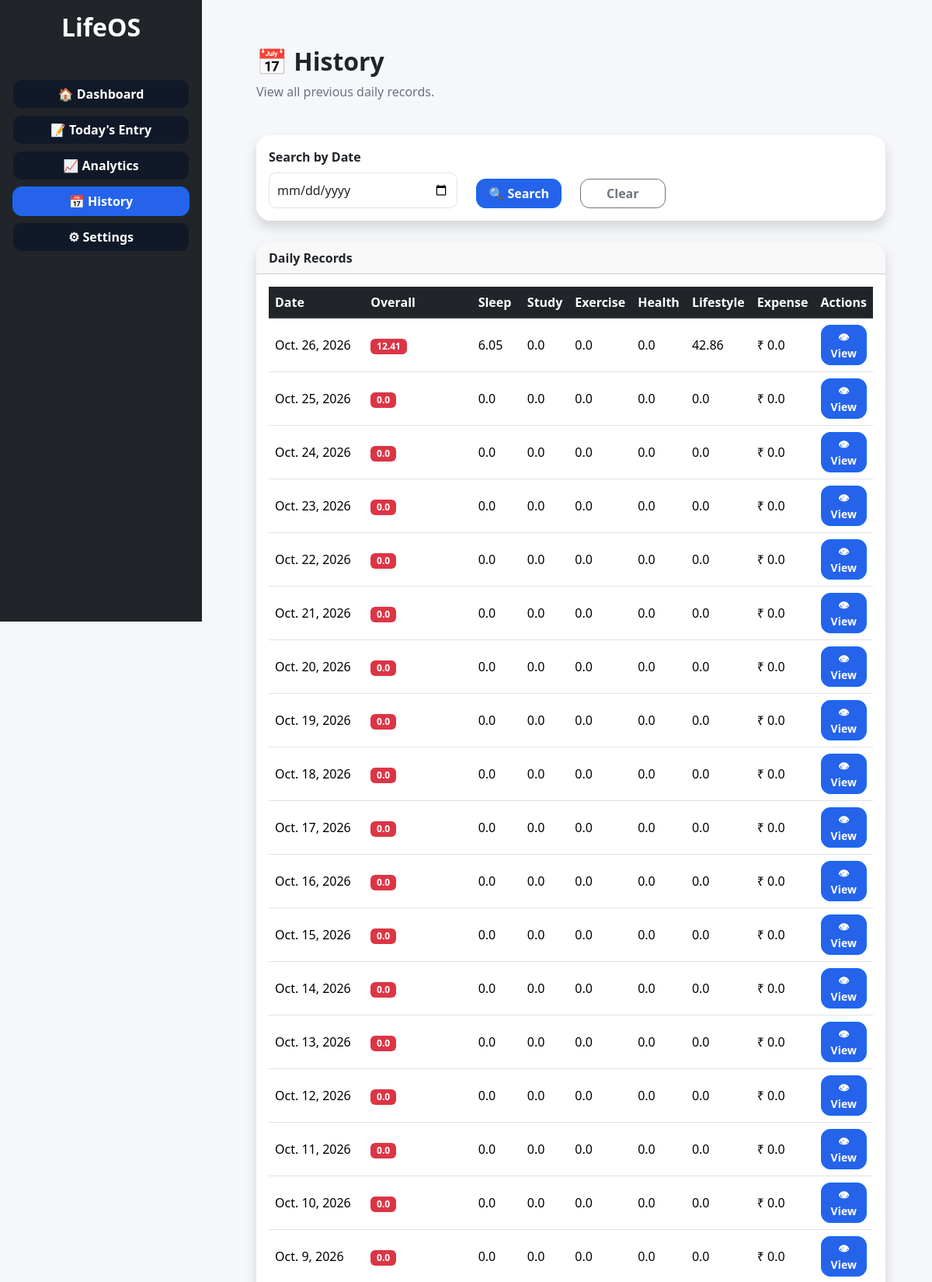
The page /history/ (upper part) on the database its author committed.
### analytics/models.py (models this page shows, shortened)
class DailyRecord(models.Model):
    date = models.DateField(unique=True)
    wake_time = models.TimeField(null=True, blank=True)
    bed_time = models.TimeField(null=True, blank=True)
    extra_sleep = models.FloatField(default=0)
    yoga = models.PositiveIntegerField(default=0)
    meditation = models.PositiveIntegerField(default=0)
    gym = models.PositiveIntegerField(default=0)
    play = models.PositiveIntegerField(default=0)
    semester_study = models.FloatField(default=0)
    project = models.FloatField(default=0)
    leetcode = models.FloatField(default=0)
    self_study = models.FloatField(default=0)
    mobile = models.FloatField(default=0)      # hours
    expense = models.FloatField(default=0)     # ₹
    water = models.FloatField(default=0)       # litres
    oil = models.PositiveIntegerField(default=0)
    bath = models.PositiveIntegerField(default=0)
    kayakalpam = models.PositiveIntegerField(default=0)
    protein = models.FloatField(default=0)
    milk = models.BooleanField(default=False)
    fruits = models.BooleanField(default=False)
    amla_juice = models.BooleanField(default=False)
    sabja_badam = models.BooleanField(default=False)
    maida = models.BooleanField(default=False)
    white_sugar = models.BooleanField(default=False)
    career_video = models.PositiveIntegerField(default=0)
    health_video = models.PositiveIntegerField(default=0)
    newspaper = models.PositiveIntegerField(default=0)
    typewriting = models.PositiveIntegerField(default=0)
    sleep_score = models.FloatField(default=0)
    exercise_score = models.FloatField(default=0)
    study_score = models.FloatField(default=0)
    nutrition_score = models.FloatField(default=0)
    health_score = models.FloatField(default=0)
    lifestyle_score = models.FloatField(default=0)
    overall_score = models.FloatField(default=0)
    class Meta:
        ordering = ["-date"]

### analytics/views.py (the view)
# urls.py: path("history/", views.history, name="history"),
def history(request):
    fill_missing_days()
    records = DailyRecord.objects.all().order_by("-date")
    records = DailyRecord.objects.all().order_by("-date")
    avg_score = 0
    best_day  = None
    streak    = 0
    if records.exists():
        scores    = [r.overall_score for r in records]
        avg_score = round(sum(scores) / len(scores), 1)
        best_day  = max(records, key=lambda r: r.overall_score)
        today = timezone.localdate()
        for i, r in enumerate(records):
            if r.date == today - datetime.timedelta(days=i):
                streak += 1
            else:
                break
    return render(
        request,
        "analytics/history.html",
        {
            "records":   records,
            "avg_score": avg_score,
            "best_day":  best_day,
            "streak":    streak,
        }
    )

### analytics/views.py (called while the page is built)
def fill_missing_days():
    first_record = DailyRecord.objects.order_by("date").first()
    if not first_record:
        return
    today = timezone.localdate()
    current_date = first_record.date
    while current_date < today:
        DailyRecord.objects.get_or_create(
            date=current_date
        )
        current_date += datetime.timedelta(days=1)

### analytics/templates/analytics/history.html (shortened to what this page needs)
{% extends 'analytics/base.html' %}
{% block content %}
<div class="container-fluid">
    <div class="d-flex justify-content-between align-items-center mb-4">
        <div>
            <h2 class="fw-bold">
                📅 History
            </h2>
            <p class="text-muted">
                View all previous daily records.
            </p>
        </div>
    </div>
    <div class="card shadow mb-4">
        <div class="card-body">
            <div class="row align-items-end">
                <div class="col-md-4">
                    <label class="form-label">Search by Date</label>
                    <input
                        type="date"
                        class="form-control"
                        id="searchDate"
                    >
                </div>
                <div class="col-md-2">
                    <button
                        class="btn btn-primary w-100"
                        id="searchBtn">
                        🔍 Search
                    </button>
                </div>
                <div class="col-md-2">
                    <button
                        class="btn btn-outline-secondary w-100"
                        id="clearBtn">
                        Clear
                    </button>
                </div>
            </div>
        </div>
    </div>
    <div class="card shadow">
        <div class="card-header">
            Daily Records
        </div>
        <div class="card-body table-responsive">
            <table class="table table-hover align-middle" id="historyTable">
                <thead class="table-dark">
                    <tr>
                        <th>Date</th>
                        <th>Overall</th>
                        <th>Sleep</th>
                        <th>Study</th>
                        <th>Exercise</th>
                        <th>Health</th>
                        <th>Lifestyle</th>
                        <th>Expense</th>
                        <th>Actions</th>
                    </tr>
                </thead>
                <tbody>
                {% for r in records %}
                    <tr data-date="{{ r.date|date:'Y-m-d' }}">
                        <td>
                            {{ r.date }}
                        </td>
                        <td>
                            {% if r.overall_score >= 80 %}
                                <span class="badge bg-success">
                                    {{ r.overall_score }}
                                </span>
                            {% elif r.overall_score >= 60 %}
                                <span class="badge bg-warning text-dark">
                                    {{ r.overall_score }}
                                </span>
                            {% else %}
                                <span class="badge bg-danger">
                                    {{ r.overall_score }}
                                </span>
                            {% endif %}
                        </td>
                        <td>{{ r.sleep_score }}</td>
                        <td>{{ r.study_score }}</td>
                        <td>{{ r.exercise_score }}</td>
                        <td>{{ r.health_score }}</td>
                        <td>{{ r.lifestyle_score }}</td>
                        <td>₹ {{ r.expense }}</td>
                        <td>
                            <button
                                class="btn btn-sm btn-primary"
                                data-bs-toggle="modal"
                                data-bs-target="#recordModal"
                                data-date="{{ r.date }}"
                                data-sleep="{{ r.total_sleep }}"
                                data-wake="{{ r.wake_time }}"
                                data-bed="{{ r.bed_time }}"
                                data-yoga="{{ r.yoga }}"
                                data-meditation="{{ r.meditation }}"
                                data-gym="{{ r.gym }}"
                                data-play="{{ r.play }}"
                                data-semester="{{ r.semester_study }}"
                                data-project="{{ r.project }}"
                                data-leetcode="{{ r.leetcode }}"
                                data-selfstudy="{{ r.self_study }}"
                                data-water="{{ r.water }}"
                                data-mobile="{{ r.mobile }}"
                                data-expense="{{ r.expense }}"
                                data-protein="{{ r.protein }}"
                                data-milk="{{ r.milk }}"
                                data-fruits="{{ r.fruits }}"
                                data-overall="{{ r.overall_score }}"
                                data-sleep-score="{{ r.sleep_score }}"
                                data-study-score="{{ r.study_score }}"
                                data-exercise-score="{{ r.exercise_score }}"
                                data-health-score="{{ r.health_score }}"
                                data-lifestyle-score="{{ r.lifestyle_score }}"
                                onclick="fillModal(this)">
                                👁 View
                            </button>
                        </td>
                    </tr>
                {% empty %}
                    <tr>
                        <td colspan="9" class="text-center">
                            No records available.
                        </td>
                    </tr>
                {% endfor %}
                </tbody>
            </table>
        </div>
    </div>
</div>
{% endblock %}

### analytics/static/css/style.css (style rules this page uses)
body { background:#f5f7fb; font-family:'Segoe UI',sans-serif; }
.container-fluid { padding:30px; }
.card { border:none; border-radius:18px; box-shadow:0 10px 25px rgba(0,0,0,.08); }
.card-header { border-radius:18px 18px 0 0 !important; font-weight:bold; }
.table { margin-bottom:0; }
.table th { width:45%; }
.form-control { border-radius:10px; padding:10px; }
.form-label { font-weight:600; }
.btn { border-radius:12px; font-weight:600; }
.btn-primary { background:#2563eb; }
.mb-4 { margin-bottom:28px !important; }
h2 { font-weight:bold; }
.text-muted { color:#6b7280 !important; }

### rows shown on the page
DailyRecord: date "Oct. 26, 2026", overall_score "12.41", sleep_score "6.05", study_score "0.0", exercise_score "0.0", health_score "0.0", lifestyle_score "42.86", expense "0.0"
DailyRecord: date "Oct. 25, 2026", overall_score "0.0", sleep_score "0.0", study_score "0.0", exercise_score "0.0", health_score "0.0", lifestyle_score "0.0", expense "0.0"
DailyRecord: date "Oct. 24, 2026", overall_score "0.0", sleep_score "0.0", study_score "0.0", exercise_score "0.0", health_score "0.0", lifestyle_score "0.0", expense "0.0"
DailyRecord: date "Oct. 23, 2026", overall_score "0.0", sleep_score "0.0", study_score "0.0", exercise_score "0.0", health_score "0.0", lifestyle_score "0.0", expense "0.0"
DailyRecord: date "Oct. 22, 2026", overall_score "0.0", sleep_score "0.0", study_score "0.0", exercise_score "0.0", health_score "0.0", lifestyle_score "0.0", expense "0.0"
DailyRecord: date "Oct. 21, 2026", overall_score "0.0", sleep_score "0.0", study_score "0.0", exercise_score "0.0", health_score "0.0", lifestyle_score "0.0", expense "0.0"
DailyRecord: date "Oct. 20, 2026", overall_score "0.0", sleep_score "0.0", study_score "0.0", exercise_score "0.0", health_score "0.0", lifestyle_score "0.0", expense "0.0"
DailyRecord: date "Oct. 19, 2026", overall_score "0.0", sleep_score "0.0", study_score "0.0", exercise_score "0.0", health_score "0.0", lifestyle_score "0.0", expense "0.0"
DailyRecord: date "Oct. 18, 2026", overall_score "0.0", sleep_score "0.0", study_score "0.0", exercise_score "0.0", health_score "0.0", lifestyle_score "0.0", expense "0.0"
DailyRecord: date "Oct. 17, 2026", overall_score "0.0", sleep_score "0.0", study_score "0.0", exercise_score "0.0", health_score "0.0", lifestyle_score "0.0", expense "0.0"
DailyRecord: date "Oct. 16, 2026", overall_score "0.0", sleep_score "0.0", study_score "0.0", exercise_score "0.0", health_score "0.0", lifestyle_score "0.0", expense "0.0"
DailyRecord: date "Oct. 15, 2026", overall_score "0.0", sleep_score "0.0", study_score "0.0", exercise_score "0.0", health_score "0.0", lifestyle_score "0.0", expense "0.0"
DailyRecord: date "Oct. 14, 2026", overall_score "0.0", sleep_score "0.0", study_score "0.0", exercise_score "0.0", health_score "0.0", lifestyle_score "0.0", expense "0.0"
DailyRecord: date "Oct. 13, 2026", overall_score "0.0", sleep_score "0.0", study_score "0.0", exercise_score "0.0", health_score "0.0", lifestyle_score "0.0", expense "0.0"
DailyRecord: date "Oct. 12, 2026", overall_score "0.0", sleep_score "0.0", study_score "0.0", exercise_score "0.0", health_score "0.0", lifestyle_score "0.0", expense "0.0"
DailyRecord: date "Oct. 11, 2026", overall_score "0.0", sleep_score "0.0", study_score "0.0", exercise_score "0.0", health_score "0.0", lifestyle_score "0.0", expense "0.0"
DailyRecord: date "Oct. 10, 2026", overall_score "0.0", sleep_score "0.0", study_score "0.0", exercise_score "0.0", health_score "0.0", lifestyle_score "0.0", expense "0.0"
DailyRecord: date "Oct. 9, 2026", overall_score "0.0", sleep_score "0.0", study_score "0.0", exercise_score "0.0", health_score "0.0", lifestyle_score "0.0", expense "0.0"
